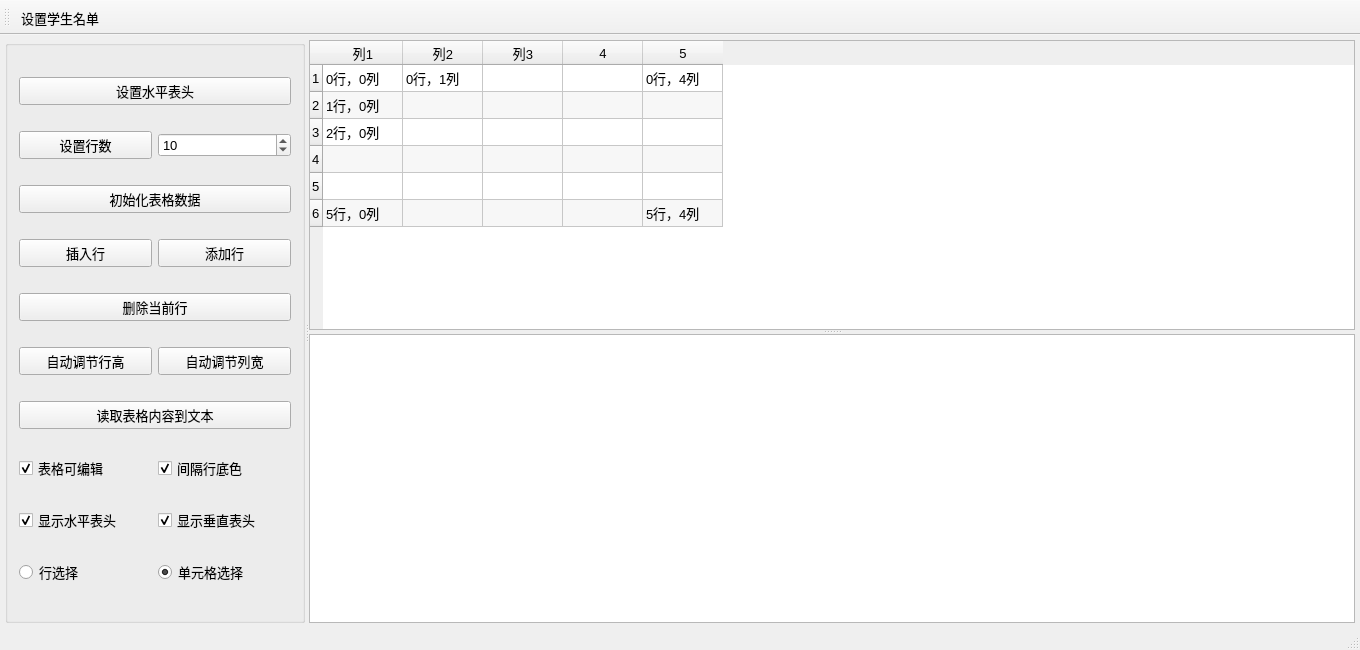
<?xml version="1.0" encoding="UTF-8"?>
<ui version="4.0">
 <class>MainWindow</class>
 <widget class="QMainWindow" name="MainWindow">
  <property name="geometry">
   <rect>
    <x>0</x>
    <y>0</y>
    <width>1360</width>
    <height>650</height>
   </rect>
  </property>
  <property name="font">
   <font>
    <pointsize>10</pointsize>
   </font>
  </property>
  <property name="windowTitle">
   <string>QTableWidget的使用</string>
  </property>
  <widget class="QWidget" name="centralWidget">
   <layout class="QVBoxLayout" name="verticalLayout">
    <property name="leftMargin">
     <number>5</number>
    </property>
    <property name="topMargin">
     <number>5</number>
    </property>
    <property name="rightMargin">
     <number>5</number>
    </property>
    <property name="bottomMargin">
     <number>5</number>
    </property>
    <item>
     <widget class="QSplitter" name="splitterMain">
      <property name="orientation">
       <enum>Qt::Orientation::Horizontal</enum>
      </property>
      <widget class="QGroupBox" name="groupBox">
       <property name="maximumSize">
        <size>
         <width>300</width>
         <height>16777215</height>
        </size>
       </property>
       <property name="title">
        <string/>
       </property>
       <layout class="QGridLayout" name="gridLayout">
        <item row="4" column="0" colspan="2">
         <widget class="QPushButton" name="btnDelCurRow">
          <property name="text">
           <string>删除当前行</string>
          </property>
         </widget>
        </item>
        <item row="3" column="0">
         <widget class="QPushButton" name="btnInsertRow">
          <property name="text">
           <string>插入行</string>
          </property>
         </widget>
        </item>
        <item row="3" column="1">
         <widget class="QPushButton" name="btnAppendRow">
          <property name="text">
           <string>添加行</string>
          </property>
         </widget>
        </item>
        <item row="8" column="0">
         <widget class="QCheckBox" name="chkBoxHeaderH">
          <property name="text">
           <string>显示水平表头</string>
          </property>
          <property name="checked">
           <bool>true</bool>
          </property>
         </widget>
        </item>
        <item row="7" column="0">
         <widget class="QCheckBox" name="chkBoxTabEditable">
          <property name="text">
           <string>表格可编辑</string>
          </property>
          <property name="checked">
           <bool>true</bool>
          </property>
         </widget>
        </item>
        <item row="6" column="0" colspan="2">
         <widget class="QPushButton" name="btnReadToEdit">
          <property name="minimumSize">
           <size>
            <width>0</width>
            <height>25</height>
           </size>
          </property>
          <property name="text">
           <string>读取表格内容到文本</string>
          </property>
         </widget>
        </item>
        <item row="7" column="1">
         <widget class="QCheckBox" name="chkBoxRowColor">
          <property name="text">
           <string>间隔行底色</string>
          </property>
          <property name="checked">
           <bool>true</bool>
          </property>
         </widget>
        </item>
        <item row="9" column="1">
         <widget class="QRadioButton" name="rBtnSelectItem">
          <property name="text">
           <string>单元格选择</string>
          </property>
          <property name="checked">
           <bool>true</bool>
          </property>
         </widget>
        </item>
        <item row="8" column="1">
         <widget class="QCheckBox" name="chkBoxHeaderV">
          <property name="text">
           <string>显示垂直表头</string>
          </property>
          <property name="checked">
           <bool>true</bool>
          </property>
         </widget>
        </item>
        <item row="9" column="0">
         <widget class="QRadioButton" name="rBtnSelectRow">
          <property name="text">
           <string>行选择</string>
          </property>
          <property name="checked">
           <bool>false</bool>
          </property>
         </widget>
        </item>
        <item row="2" column="0" colspan="2">
         <widget class="QPushButton" name="btnIniData">
          <property name="minimumSize">
           <size>
            <width>0</width>
            <height>25</height>
           </size>
          </property>
          <property name="text">
           <string>初始化表格数据</string>
          </property>
         </widget>
        </item>
        <item row="1" column="1">
         <widget class="QSpinBox" name="spinRowCount">
          <property name="minimum">
           <number>2</number>
          </property>
          <property name="value">
           <number>10</number>
          </property>
         </widget>
        </item>
        <item row="0" column="0" colspan="2">
         <widget class="QPushButton" name="btnSetHeader">
          <property name="minimumSize">
           <size>
            <width>0</width>
            <height>25</height>
           </size>
          </property>
          <property name="text">
           <string>设置水平表头</string>
          </property>
         </widget>
        </item>
        <item row="1" column="0">
         <widget class="QPushButton" name="btnSetRows">
          <property name="minimumSize">
           <size>
            <width>0</width>
            <height>25</height>
           </size>
          </property>
          <property name="text">
           <string>设置行数</string>
          </property>
         </widget>
        </item>
        <item row="5" column="0">
         <widget class="QPushButton" name="btnAutoHeght">
          <property name="text">
           <string>自动调节行高</string>
          </property>
         </widget>
        </item>
        <item row="5" column="1">
         <widget class="QPushButton" name="btnAutoWidth">
          <property name="text">
           <string>自动调节列宽</string>
          </property>
         </widget>
        </item>
       </layout>
      </widget>
      <widget class="QSplitter" name="splitter">
       <property name="frameShadow">
        <enum>QFrame::Shadow::Plain</enum>
       </property>
       <property name="lineWidth">
        <number>2</number>
       </property>
       <property name="orientation">
        <enum>Qt::Orientation::Vertical</enum>
       </property>
       <widget class="QTableWidget" name="tableInfo">
        <property name="alternatingRowColors">
         <bool>true</bool>
        </property>
        <property name="showGrid">
         <bool>true</bool>
        </property>
        <property name="gridStyle">
         <enum>Qt::PenStyle::SolidLine</enum>
        </property>
        <property name="rowCount">
         <number>6</number>
        </property>
        <property name="columnCount">
         <number>5</number>
        </property>
        <attribute name="horizontalHeaderVisible">
         <bool>true</bool>
        </attribute>
        <attribute name="horizontalHeaderDefaultSectionSize">
         <number>80</number>
        </attribute>
        <attribute name="verticalHeaderVisible">
         <bool>true</bool>
        </attribute>
        <attribute name="verticalHeaderDefaultSectionSize">
         <number>27</number>
        </attribute>
        <row/>
        <row/>
        <row/>
        <row/>
        <row/>
        <row/>
        <column>
         <property name="text">
          <string>列1</string>
         </property>
        </column>
        <column>
         <property name="text">
          <string>列2</string>
         </property>
        </column>
        <column>
         <property name="text">
          <string>列3</string>
         </property>
        </column>
        <column/>
        <column/>
        <item row="0" column="0">
         <property name="text">
          <string>0行，0列</string>
         </property>
        </item>
        <item row="0" column="1">
         <property name="text">
          <string>0行，1列</string>
         </property>
        </item>
        <item row="0" column="4">
         <property name="text">
          <string>0行，4列</string>
         </property>
        </item>
        <item row="1" column="0">
         <property name="text">
          <string>1行，0列</string>
         </property>
        </item>
        <item row="2" column="0">
         <property name="text">
          <string>2行，0列</string>
         </property>
        </item>
        <item row="5" column="0">
         <property name="text">
          <string>5行，0列</string>
         </property>
        </item>
        <item row="5" column="4">
         <property name="text">
          <string>5行，4列</string>
         </property>
        </item>
       </widget>
       <widget class="QPlainTextEdit" name="textEdit"/>
      </widget>
     </widget>
    </item>
   </layout>
  </widget>
  <widget class="QToolBar" name="toolBar">
   <property name="windowTitle">
    <string>工具栏</string>
   </property>
   <property name="toolButtonStyle">
    <enum>Qt::ToolButtonTextUnderIcon</enum>
   </property>
   <attribute name="toolBarArea">
    <enum>TopToolBarArea</enum>
   </attribute>
   <attribute name="toolBarBreak">
    <bool>false</bool>
   </attribute>
   <addaction name="actSetStudentList"/>
  </widget>
  <widget class="QStatusBar" name="statusBar"/>
  <action name="actSetStudentList">
   <property name="icon">
    <iconset resource="res.qrc">
     <normaloff>:/images/icons/boy.ico</normaloff>:/images/icons/boy.ico</iconset>
   </property>
   <property name="text">
    <string>设置学生名单</string>
   </property>
   <property name="toolTip">
    <string>设置本人及前后各两位同学的名单</string>
   </property>
  </action>
 </widget>
 <layoutdefault spacing="6" margin="11"/>
 <resources>
  <include location="res.qrc"/>
 </resources>
 <connections/>
</ui>
